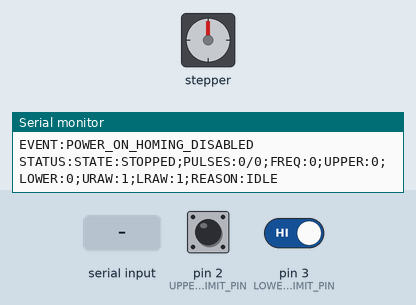
This sketch was run on a simulated Arduino Uno, built with avr-gcc and run on an emulated ATmega328P. Parts: stepper motor, the last lines printed to the serial monitor. Wiring (inferred from the names in the program): stepper motor driver (200 steps per turn assumed): step pin 9; direction pin 10. The inputs (shaded band) are chosen by the test bench; at power-on: pin 3 (LOWER_LIMIT_PIN) HIGH, pin 2 (UPPER_LIMIT_PIN) HIGH.

Above: at 1.3 s.
1.4 s: "G\n" received over Serial
At 1.6 s:
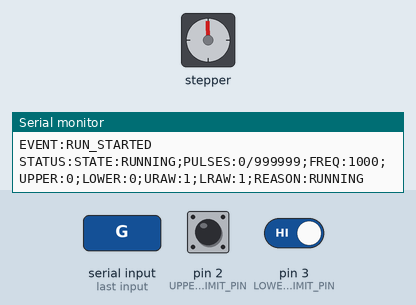
At 2.5 s:
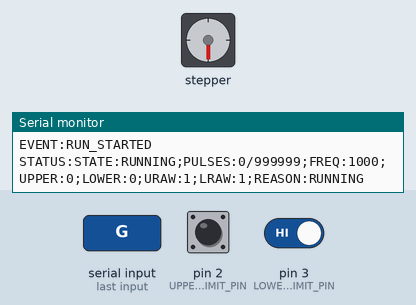
4.4 s: pin 3 (LOWER_LIMIT_PIN) driven LOW
At 4.4 s:
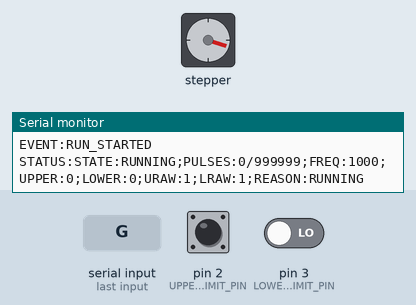
Timing chart, 0 to 7.4 s (numbered marks = the images above; inputs shaded):
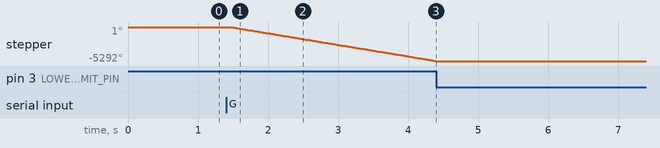

Measured:
- after the input at 1.4 s, stepper: keeps turning counter-clockwise at about 1795°/s, starting after 0.05 s
- after the input at 4.4 s, stepper: stops changing and stays -5292°

The sketch:

main_0702.ino
```cpp
// main_0702.ino
// Arduino Uno lower-controller for stepper module + two NPN limit sensors.
//
// Wiring default:
//   PUL_PIN         -> stepper driver PUL
//   DIR_PIN         -> stepper driver DIR
//   UPPER_LIMIT_PIN -> upper/end-near-motor NPN sensor output (Arduino pin 2)
//   LOWER_LIMIT_PIN -> lower/far-from-motor NPN sensor output (Arduino pin 3)
//
// Limit relays:
//   COM -> Arduino GND
//   NO  -> Arduino input pin
// Inputs use INPUT_PULLUP:
//   relay open = HIGH, relay closed/limit triggered = LOW.
//
// Direction mapping:
//   D1 / DIR HIGH -> near motor end / upper limit direction
//   D0 / DIR LOW  -> far from motor end / lower limit direction

const int PUL_PIN = 9;
const int DIR_PIN = 10;
const int UPPER_LIMIT_PIN = 2;
const int LOWER_LIMIT_PIN = 3;

const bool LIMIT_ACTIVE_LOW = true;
const bool DIRECTION_FAR_MOTOR = false;
const bool DIRECTION_NEAR_MOTOR = true;
const bool DEFAULT_DOWN_DIRECTION = DIRECTION_FAR_MOTOR;
const bool ENABLE_POWER_ON_HOMING = false;
const unsigned int PULSE_WIDTH_US = 3;
const int HOME_FREQ = 500;
const unsigned long POWER_ON_HOME_DELAY_MS = 2500;
const unsigned long LIMIT_DEBOUNCE_MS = 5;

volatile long targetPulses = 0;
volatile long currentPulses = 0;
volatile int targetFreq = 1000;
volatile int accelTime = 500;
volatile int decelTime = 500;
volatile bool direction = true;
volatile bool downDirection = DEFAULT_DOWN_DIRECTION;
volatile bool isRunning = false;

volatile long maxTravelPulses = 999999;
volatile long accelPulses = 0;
volatile long decelPulses = 0;
volatile long constPulses = 0;
volatile float currentFreq = 0;
volatile unsigned long pulseInterval = 1000000UL;
volatile bool upperLimitTrip = false;
volatile bool lowerLimitTrip = false;
unsigned long lastPulseTime = 0;
bool powerOnHomingPending = false;
unsigned long powerOnHomingDueTime = 0;
int upperLastRaw = HIGH;
int lowerLastRaw = HIGH;
unsigned long upperRawChangedAt = 0;
unsigned long lowerRawChangedAt = 0;
bool upperDebouncedActive = false;
bool lowerDebouncedActive = false;

String lastStopReason = "IDLE";

bool isRawActive(int value) {
  return LIMIT_ACTIVE_LOW ? (value == LOW) : (value == HIGH);
}

bool readLimitActive(int pin) {
  int value = digitalRead(pin);
  return isRawActive(value);
}

void upperLimitISR() {
  if (readLimitActive(UPPER_LIMIT_PIN)) {
    upperLimitTrip = true;
  }
}

void lowerLimitISR() {
  if (readLimitActive(LOWER_LIMIT_PIN)) {
    lowerLimitTrip = true;
  }
}

int upperRaw() {
  return digitalRead(UPPER_LIMIT_PIN);
}

int lowerRaw() {
  return digitalRead(LOWER_LIMIT_PIN);
}

bool upperActive() {
  return upperDebouncedActive;
}

bool lowerActive() {
  return lowerDebouncedActive;
}

bool upperInstantActive() {
  return upperLimitTrip || readLimitActive(UPPER_LIMIT_PIN);
}

bool lowerInstantActive() {
  return lowerLimitTrip || readLimitActive(LOWER_LIMIT_PIN);
}

void syncLimitTripLatches() {
  if (!readLimitActive(UPPER_LIMIT_PIN)) {
    upperLimitTrip = false;
  }
  if (!readLimitActive(LOWER_LIMIT_PIN)) {
    lowerLimitTrip = false;
  }
}

void clearOppositeLimitTrip(bool moveDirection) {
  if (moveDirection == downDirection) {
    upperLimitTrip = false;
  } else {
    lowerLimitTrip = false;
  }
}

void initLimitDebounce() {
  upperLastRaw = upperRaw();
  lowerLastRaw = lowerRaw();
  upperRawChangedAt = millis();
  lowerRawChangedAt = millis();
  upperDebouncedActive = isRawActive(upperLastRaw);
  lowerDebouncedActive = isRawActive(lowerLastRaw);
}

void updateOneLimitDebounce(int raw, int &lastRaw, unsigned long &changedAt, bool &debouncedActive) {
  unsigned long now = millis();
  if (raw != lastRaw) {
    lastRaw = raw;
    changedAt = now;
    return;
  }
  if (now - changedAt >= LIMIT_DEBOUNCE_MS) {
    debouncedActive = isRawActive(raw);
  }
}

void updateLimitDebounce() {
  updateOneLimitDebounce(upperRaw(), upperLastRaw, upperRawChangedAt, upperDebouncedActive);
  updateOneLimitDebounce(lowerRaw(), lowerLastRaw, lowerRawChangedAt, lowerDebouncedActive);
}

void setup() {
  pinMode(PUL_PIN, OUTPUT);
  pinMode(DIR_PIN, OUTPUT);
  pinMode(UPPER_LIMIT_PIN, INPUT_PULLUP);
  pinMode(LOWER_LIMIT_PIN, INPUT_PULLUP);

  digitalWrite(PUL_PIN, LOW);
  digitalWrite(DIR_PIN, downDirection ? HIGH : LOW);
  initLimitDebounce();
  attachInterrupt(digitalPinToInterrupt(UPPER_LIMIT_PIN), upperLimitISR, CHANGE);
  attachInterrupt(digitalPinToInterrupt(LOWER_LIMIT_PIN), lowerLimitISR, CHANGE);

  Serial.begin(9600);
  Serial.setTimeout(20);
  Serial.println(F("READY:MAIN_0702"));
  Serial.println(F("CMD:F<Hz>,A<ms>,B<ms>,D<0/1>,P<pulses>,M<maxPulses>,T<dir>,<pulses>,G,H,S,R"));

  if (ENABLE_POWER_ON_HOMING) {
    preparePowerOnHoming();
  } else {
    powerOnHomingPending = false;
    lastStopReason = "IDLE";
    Serial.println(F("EVENT:POWER_ON_HOMING_DISABLED"));
  }
  sendStatus();
}

void preparePowerOnHoming() {
  if (upperActive() || upperInstantActive()) {
    lastStopReason = "UPPER_LIMIT";
    Serial.println(F("EVENT:POWER_ON_UPPER_READY"));
    return;
  }

  powerOnHomingPending = true;
  powerOnHomingDueTime = millis() + POWER_ON_HOME_DELAY_MS;
  lastStopReason = "POWER_ON_HOME_PENDING";
  Serial.println(F("EVENT:POWER_ON_HOMING_PENDING"));
}

void handlePowerOnHoming() {
  if (!powerOnHomingPending || isRunning) {
    return;
  }
  if (upperActive() || upperInstantActive()) {
    powerOnHomingPending = false;
    lastStopReason = "UPPER_LIMIT";
    Serial.println(F("EVENT:POWER_ON_UPPER_READY"));
    sendStatus();
    return;
  }
  if ((long)(millis() - powerOnHomingDueTime) < 0) {
    return;
  }

  powerOnHomingPending = false;
  targetFreq = HOME_FREQ;
  startMove(!downDirection, maxTravelPulses, false, "HOMING_STARTED");
}

void calculateAccelDecel() {
  if (targetPulses <= 0 || targetFreq <= 0) {
    return;
  }

  accelPulses = accelTime > 0 ? (long)(targetFreq * accelTime / 2000.0) : 0;
  decelPulses = decelTime > 0 ? (long)(targetFreq * decelTime / 2000.0) : 0;

  if (accelPulses + decelPulses > targetPulses) {
    float ratio = (float)targetPulses / (float)(accelPulses + decelPulses);
    accelPulses = (long)(accelPulses * ratio);
    decelPulses = (long)(decelPulses * ratio);
    constPulses = 0;
  } else {
    constPulses = targetPulses - accelPulses - decelPulses;
  }

  currentFreq = accelPulses > 0 ? 1 : targetFreq;
  pulseInterval = (unsigned long)(1000000.0 / currentFreq);
}

void loop() {
  updateLimitDebounce();
  runMotor();
  handleSerial();
  handlePowerOnHoming();
}

void handleSerial() {
  if (Serial.available() <= 0) {
    return;
  }

  String cmd = Serial.readStringUntil('\n');
  cmd.trim();
  if (cmd.length() == 0) {
    return;
  }

  if (cmd.startsWith("F")) {
    int freq = cmd.substring(1).toInt();
    if (freq > 0 && freq <= 20000) {
      targetFreq = freq;
      Serial.print(F("OK:FREQ:"));
      Serial.println(targetFreq);
    } else {
      Serial.println(F("ERR:FREQ_RANGE"));
    }
  } else if (cmd.startsWith("A")) {
    int value = cmd.substring(1).toInt();
    if (value >= 0 && value <= 5000) {
      accelTime = value;
      Serial.print(F("OK:ACCEL:"));
      Serial.println(accelTime);
    } else {
      Serial.println(F("ERR:ACCEL_RANGE"));
    }
  } else if (cmd.startsWith("B")) {
    int value = cmd.substring(1).toInt();
    if (value >= 0 && value <= 5000) {
      decelTime = value;
      Serial.print(F("OK:DECEL:"));
      Serial.println(decelTime);
    } else {
      Serial.println(F("ERR:DECEL_RANGE"));
    }
  } else if (cmd.startsWith("D")) {
    int value = cmd.substring(1).toInt();
    direction = (value == 1);
    digitalWrite(DIR_PIN, direction ? HIGH : LOW);
    Serial.print(F("OK:DIR:"));
    Serial.println(direction ? 1 : 0);
  } else if (cmd.startsWith("P")) {
    long pulses = cmd.substring(1).toInt();
    if (pulses <= 0) {
      Serial.println(F("ERR:PULSES"));
      return;
    }
    bool movingDown = (direction == DIRECTION_FAR_MOTOR);
    powerOnHomingPending = false;
    startMove(direction, pulses, movingDown, "RUN_STARTED");
  } else if (cmd.startsWith("M")) {
    long value = cmd.substring(1).toInt();
    if (value > 0) {
      maxTravelPulses = value;
      Serial.print(F("OK:MAX_PULSES:"));
      Serial.println(maxTravelPulses);
    } else {
      Serial.println(F("ERR:MAX_PULSES"));
    }
  } else if (cmd.startsWith("T")) {
    int commaIndex = cmd.indexOf(',');
    if (commaIndex <= 1) {
      Serial.println(F("ERR:DEBUG_FORMAT"));
      return;
    }
    int dirValue = cmd.substring(1, commaIndex).toInt();
    long pulses = cmd.substring(commaIndex + 1).toInt();
    if (pulses <= 0) {
      Serial.println(F("ERR:DEBUG_PULSES"));
      return;
    }
    bool moveDirection = (dirValue == 1);
    bool movingDown = (moveDirection == downDirection);
    powerOnHomingPending = false;
    startMove(moveDirection, pulses, movingDown, "DEBUG_STARTED");
  } else if (cmd == "G") {
    powerOnHomingPending = false;
    startMove(downDirection, maxTravelPulses, true, "RUN_STARTED");
  } else if (cmd == "H") {
    powerOnHomingPending = false;
    startMove(!downDirection, maxTravelPulses, false, "HOMING_STARTED");
  } else if (cmd == "S") {
    stopMotor("STOPPED");
    Serial.println(F("EVENT:STOPPED"));
  } else if (cmd == "R") {
    sendStatus();
  } else {
    Serial.println(F("ERR:UNKNOWN_CMD"));
  }
}

void startMove(bool moveDirection, long pulses, bool movingDown, const char *startEvent) {
  if (isRunning) {
    Serial.println(F("ERR:BUSY"));
    return;
  }
  syncLimitTripLatches();
  if (movingDown && lowerInstantActive()) {
    lowerDebouncedActive = true;
    Serial.println(F("ERR:LOWER_ALREADY_ACTIVE"));
    sendStatus();
    return;
  }
  if (!movingDown && upperInstantActive()) {
    upperDebouncedActive = true;
    Serial.println(F("ERR:UPPER_ALREADY_ACTIVE"));
    sendStatus();
    return;
  }
  if (pulses <= 0) {
    Serial.println(F("ERR:PULSES"));
    return;
  }

  direction = moveDirection;
  clearOppositeLimitTrip(direction);
  digitalWrite(DIR_PIN, direction ? HIGH : LOW);
  targetPulses = pulses;
  currentPulses = 0;
  calculateAccelDecel();
  isRunning = true;
  lastPulseTime = micros();
  lastStopReason = "RUNNING";
  Serial.print(F("EVENT:"));
  Serial.println(startEvent);
  sendStatus();
}

void runMotor() {
  if (!isRunning) {
    return;
  }

  if (stopForActiveLimit()) {
    return;
  }

  if (currentPulses >= targetPulses) {
    stopMotor("MAX_PULSES");
    Serial.println(F("EVENT:MAX_PULSES"));
    sendStatus();
    return;
  }

  unsigned long now = micros();
  if (now - lastPulseTime < pulseInterval) {
    return;
  }

  digitalWrite(PUL_PIN, HIGH);
  delayMicroseconds(PULSE_WIDTH_US);
  digitalWrite(PUL_PIN, LOW);

  currentPulses++;
  lastPulseTime = now;

  if (stopForActiveLimit()) {
    return;
  }

  updateCurrentFrequency();
}

bool stopForActiveLimit() {
  if (!isRunning) {
    return false;
  }

  if (direction == downDirection && lowerInstantActive()) {
    lowerDebouncedActive = true;
    stopMotor("LOWER_LIMIT");
    Serial.println(F("EVENT:LOWER_LIMIT"));
    sendStatus();
    return true;
  }

  if (direction != downDirection && upperInstantActive()) {
    upperDebouncedActive = true;
    stopMotor("UPPER_LIMIT");
    Serial.println(F("EVENT:UPPER_LIMIT"));
    sendStatus();
    return true;
  }

  return false;
}

void updateCurrentFrequency() {
  if (accelPulses > 0 && currentPulses < accelPulses) {
    currentFreq = (float)currentPulses * targetFreq / (float)accelPulses;
  } else if (currentPulses < accelPulses + constPulses) {
    currentFreq = targetFreq;
  } else if (decelPulses > 0) {
    long decelPos = currentPulses - accelPulses - constPulses;
    currentFreq = targetFreq * (1.0 - (float)decelPos / (float)decelPulses);
  } else {
    currentFreq = targetFreq;
  }

  if (currentFreq < 1) {
    currentFreq = 1;
  }
  pulseInterval = (unsigned long)(1000000.0 / currentFreq);
}

void stopMotor(const char *reason) {
  isRunning = false;
  currentFreq = 0;
  digitalWrite(PUL_PIN, LOW);
  lastStopReason = reason;
  if (reason[0] == 'S') {
    upperLimitTrip = upperInstantActive();
    lowerLimitTrip = lowerInstantActive();
  }
}

void sendStatus() {
  Serial.print(F("STATUS:STATE:"));
  Serial.print(isRunning ? F("RUNNING") : F("STOPPED"));
  Serial.print(F(";PULSES:"));
  Serial.print(currentPulses);
  Serial.print(F("/"));
  Serial.print(targetPulses);
  Serial.print(F(";FREQ:"));
  Serial.print(currentFreq, 0);
  Serial.print(F(";UPPER:"));
  Serial.print(upperActive() ? 1 : 0);
  Serial.print(F(";LOWER:"));
  Serial.print(lowerActive() ? 1 : 0);
  Serial.print(F(";URAW:"));
  Serial.print(upperRaw());
  Serial.print(F(";LRAW:"));
  Serial.print(lowerRaw());
  Serial.print(F(";REASON:"));
  Serial.println(lastStopReason);
}
```
